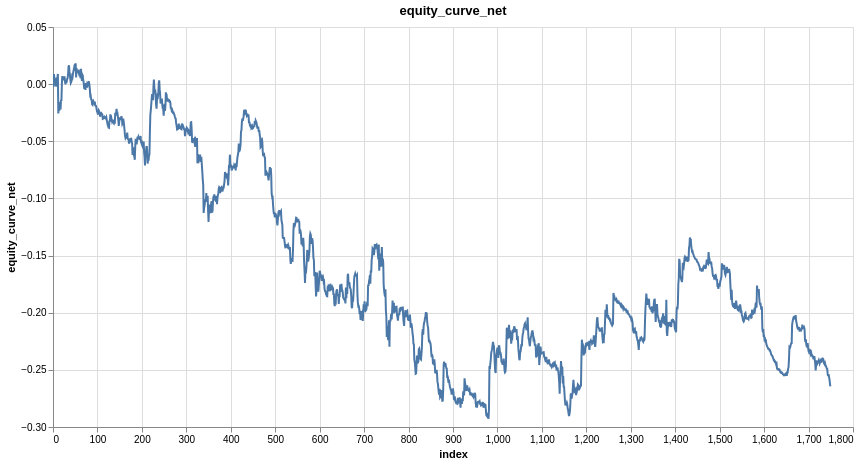

The cell this chart's notebook holds for it:
### Code cell
research.plot_line(model_trades, "equity_curve_net")

### Figure 1 — Vega-Lite specification as saved in the notebook (floating-point values rounded to 4 significant figures; data arrays with more than 128 entries replaced by an {"elided": "..."} marker saying what was removed)
{"config": {"view": {"continuousWidth": 300, "continuousHeight": 300}}, "data": {"name": "data-85dc2b5f4075578318246e3f63d8d4dc"}, "mark": {"type": "line", "tooltip": true}, "encoding": {"x": {"field": "index", "type": "quantitative"}, "y": {"field": "equity_curve_net", "type": "quantitative"}}, "height": 400, "params": [{"name": "param_1e9efca18e7a2868", "select": {"type": "interval", "encodings": ["x", "y"]}, "bind": "scales"}], "title": "equity_curve_net", "width": 800, "$schema": "https://vega.github.io/schema/vega-lite/v6.4.1.json", "datasets": {"data-85dc2b5f4075578318246e3f63d8d4dc": {"elided": "1750 records"}}}
